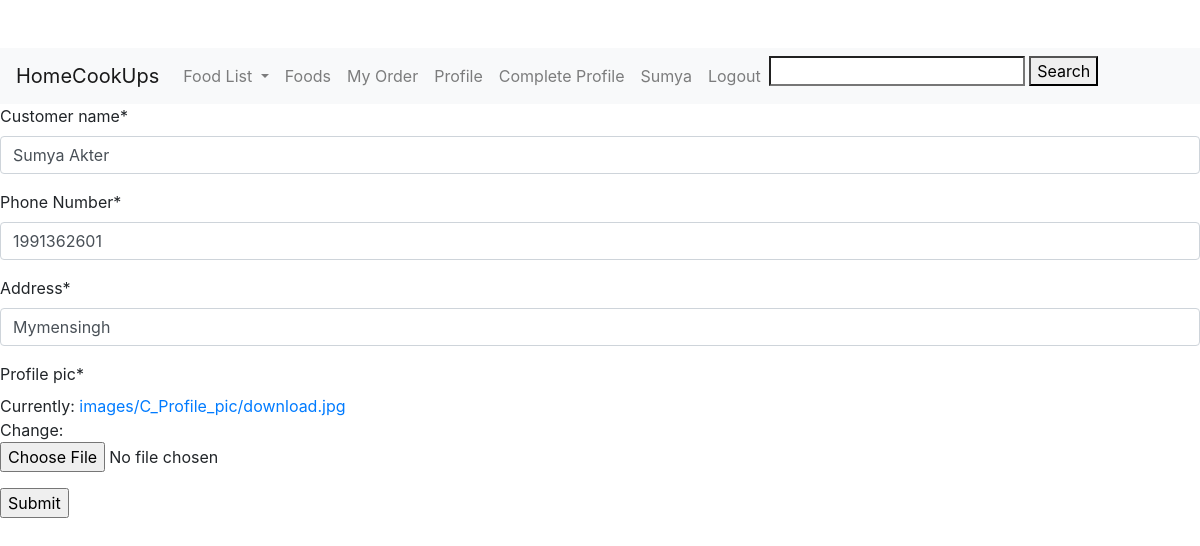
The page /c_CompleteProfile/ (signed in) on the database its author committed.
### CustomerManagement/models.py (models this page shows, shortened)
class Customer(models.Model):
    customer_name = models.CharField(max_length=100)
    Phone_Number = models.IntegerField()
    Address = models.CharField(max_length=200)
    profile_pic=models.ImageField(upload_to='images/C_Profile_pic/',default='default.jpg')
    user = models.ForeignKey(User, on_delete=models.SET_NULL, null=True, blank=True)

### CustomerManagement/views.py (the view, shortened to what this page needs)
# urls.py: path('CompleteProfile/', merchant_views.createProfile, name='Complete_Profile'),
@login_required
def createProfile(request):
    customer_list=Customer.objects.filter(user=request.user)
    if len(customer_list) != 0:
       customer = Customer.objects.get(user=request.user)
       form = CustomerForm(initial={'customer_name': customer.customer_name,
                                     'Phone_Number': customer.Phone_Number,
                                     'Address': customer.Address,
                                     'profile_pic': customer.profile_pic,
                                     })
    else:
        customer = None
        form = CustomerForm()
    context = {
        'form': form
    }
    return render(request, 'CustomerManagement/editCustomer_Profile.html', context)

### CustomerManagement/forms.py
class CustomerForm(forms.ModelForm):
    class Meta:
        model = Customer
        fields = ('customer_name','Phone_Number','Address','profile_pic')

### templates/CustomerManagement/editCustomer_Profile.html (shortened to what this page needs)
{% extends 'customer_base.html' %}
{% load crispy_forms_tags %}
{% block content %}
<form method="POST" enctype="multipart/form-data">
    {{ form | crispy }}
    <input type="submit">
</form>
{% endblock content %}

### templates/customer_base.html (shortened to what this page needs)
{% load static %}
<!DOCTYPE html>
<html lang="en">
<head>
    <link rel="stylesheet" href="https://stackpath.bootstrapcdn.com/bootstrap/4.5.2/css/bootstrap.min.css">
</head>
<body>
<br>
<br>
<nav class="navbar navbar-expand-lg navbar-light bg-light">
  <a class="navbar-brand" href="{% url 'main-home' %}">HomeCookUps</a>
  <div class="collapse navbar-collapse" id="navbarSupportedContent">
    <ul class="navbar-nav mr-auto">
      <li class="nav-item dropdown">
        <a class="nav-link dropdown-toggle" href="{% url 'Food' %}" id="navbarDropdown" role="button" data-toggle="dropdown" aria-haspopup="true" aria-expanded="false">
          Food List
        </a>
     <li class="nav-item">
        <a class="nav-link" href="{% url 'Food' %}">Foods</a>
      </li>
    <li class="nav-item">
        <a class="nav-link" href="{% url 'my_order' %}">My Order</a>
      </li>
        <li class="nav-item">
        <a class="nav-link" href="{% url 'C_View_Profile' %}">Profile</a>
      </li>
        <li class="nav-item">
        <a class="nav-link" href="{% url 'C_Complete_Profile' %}">Complete Profile</a>
      </li>
        {% if user.is_authenticated %}
                 <li class="nav-item">
        <a class="nav-link" href="#"><h7> {{ user.username }}</h7></a>
      </li>
             <li class="nav-item">
        <a class="nav-link" href="{% url 'logout' %}">Logout</a>
      </li>
{% endif %}
            <form method="POST" action="/Food/">
              <input  type="search" name="search">
              <button  type="submit">Search</button>
            </form>
   </ul>
</div>
</nav>
{% block content %}
{% endblock content %}
</body>
</html>

### rows shown on the page
Customer: customer_name "Sumya Akter", Phone_Number "1991362601", Address "Mymensingh"

### other values the page prints
{{ user.username }} "Sumya"
